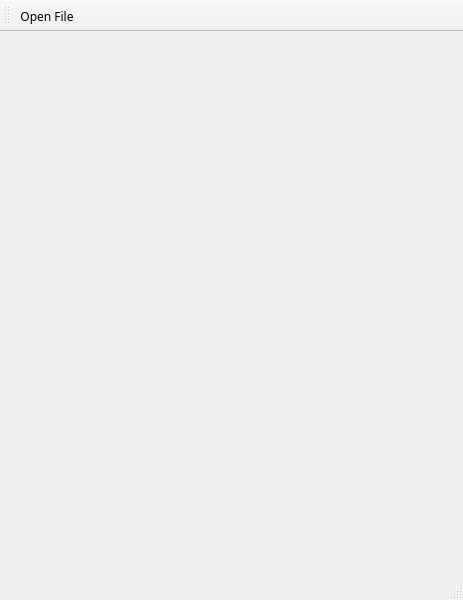
<?xml version="1.0" encoding="UTF-8"?>
<ui version="4.0">
 <class>MainWindow</class>
 <widget class="QMainWindow" name="MainWindow">
  <property name="geometry">
   <rect>
    <x>0</x>
    <y>0</y>
    <width>463</width>
    <height>600</height>
   </rect>
  </property>
  <property name="windowTitle">
   <string>MainWindow</string>
  </property>
  <widget class="QWidget" name="centralwidget"/>
  <widget class="QMenuBar" name="menubar">
   <property name="geometry">
    <rect>
     <x>0</x>
     <y>0</y>
     <width>463</width>
     <height>20</height>
    </rect>
   </property>
  </widget>
  <widget class="QStatusBar" name="statusbar"/>
  <widget class="QToolBar" name="toolBar">
   <property name="font">
    <font>
     <family>Barlow</family>
    </font>
   </property>
   <property name="windowTitle">
    <string>toolBar</string>
   </property>
   <property name="autoFillBackground">
    <bool>false</bool>
   </property>
   <attribute name="toolBarArea">
    <enum>TopToolBarArea</enum>
   </attribute>
   <attribute name="toolBarBreak">
    <bool>false</bool>
   </attribute>
   <addaction name="actionOpen_File"/>
  </widget>
  <action name="actionOpen_File">
   <property name="text">
    <string>Open File</string>
   </property>
  </action>
 </widget>
 <resources/>
 <connections/>
</ui>
